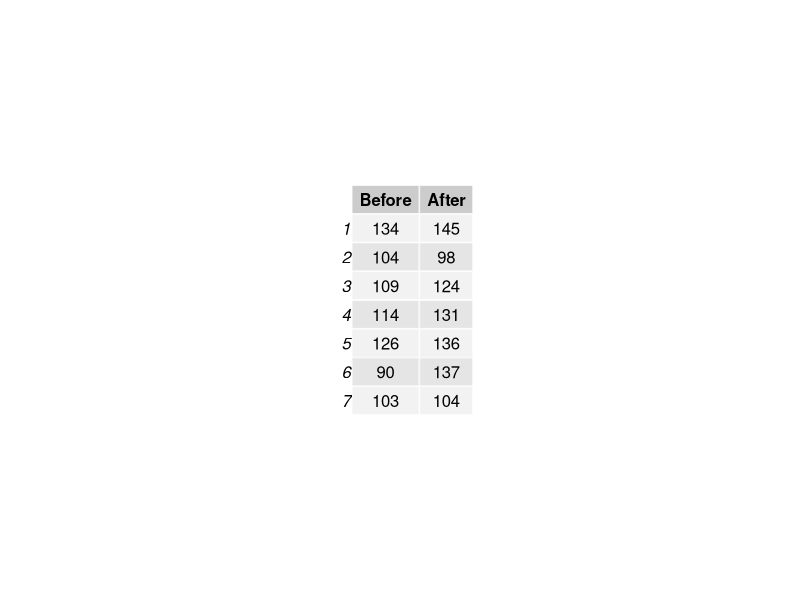
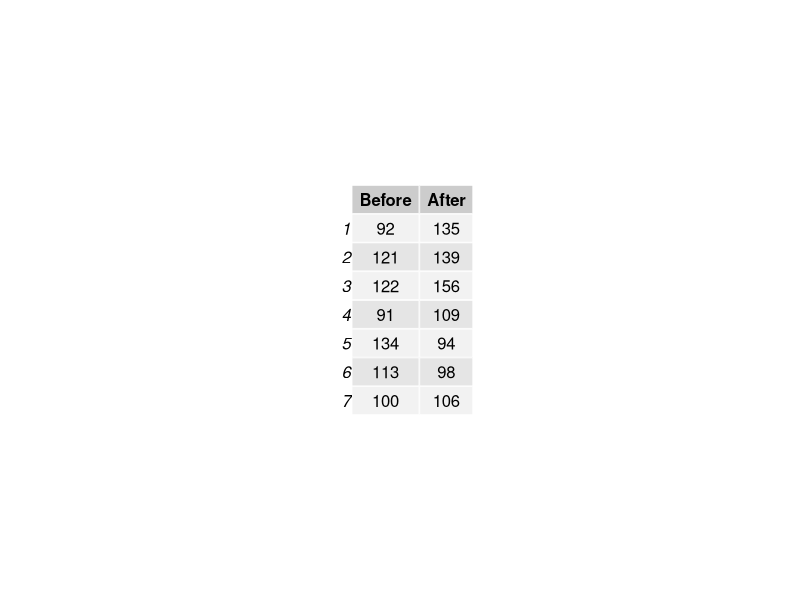
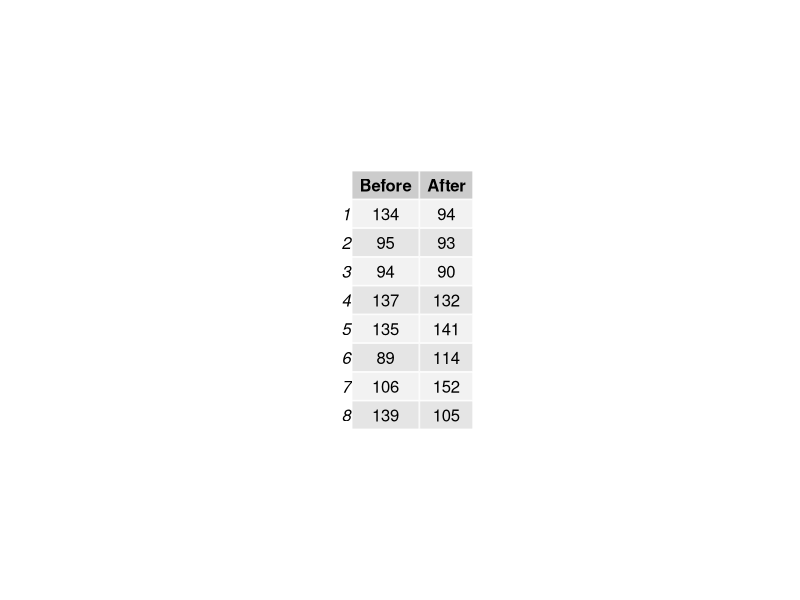
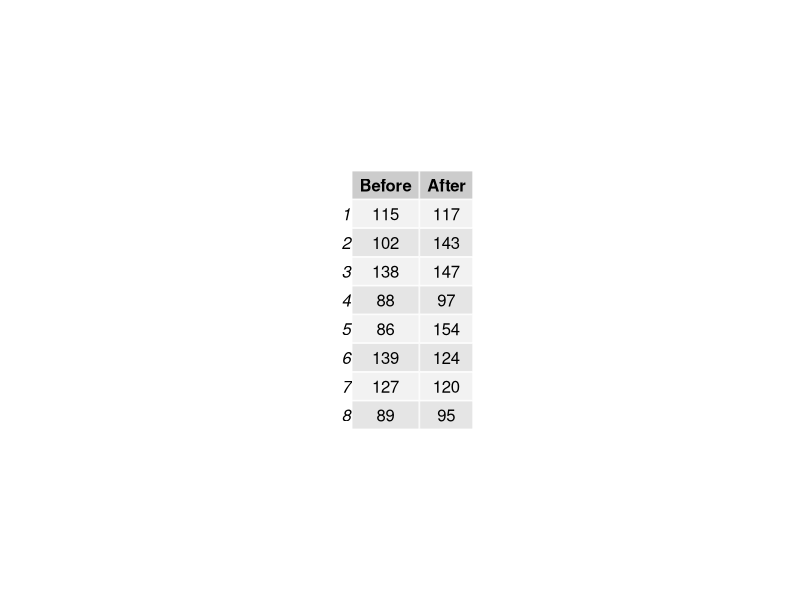
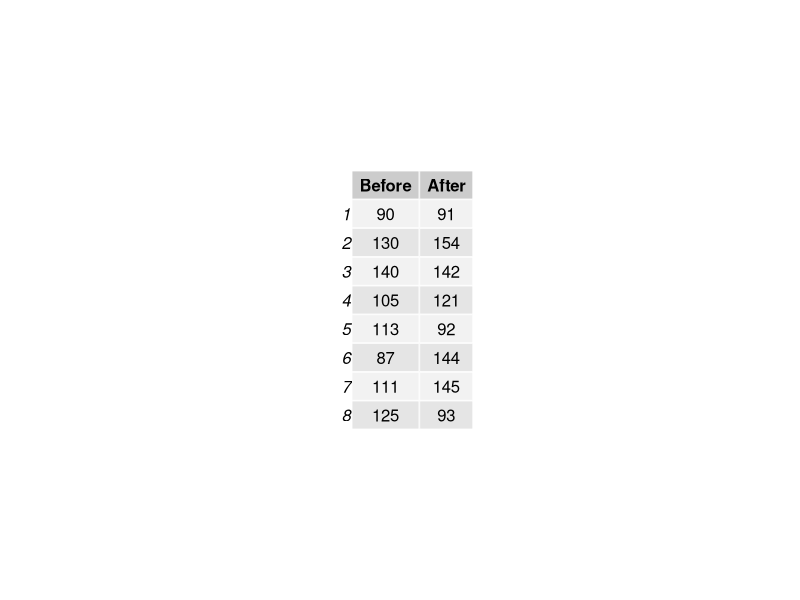
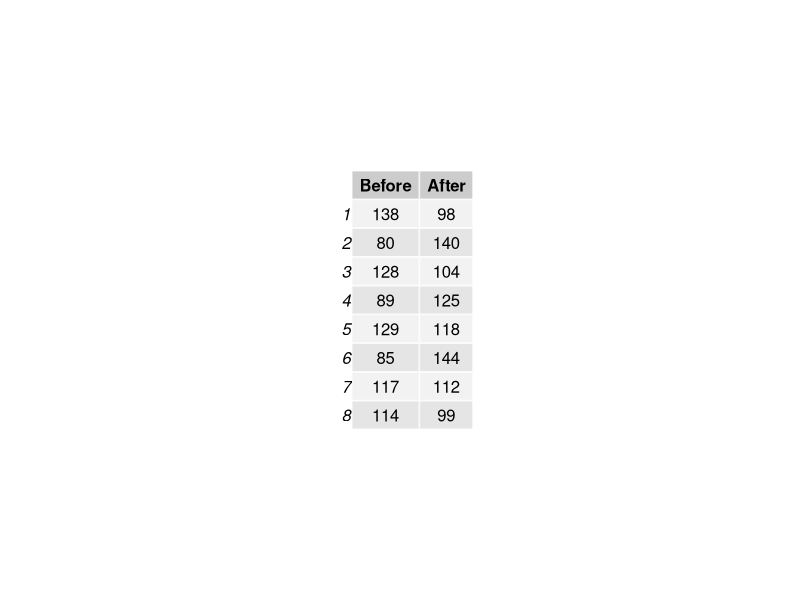
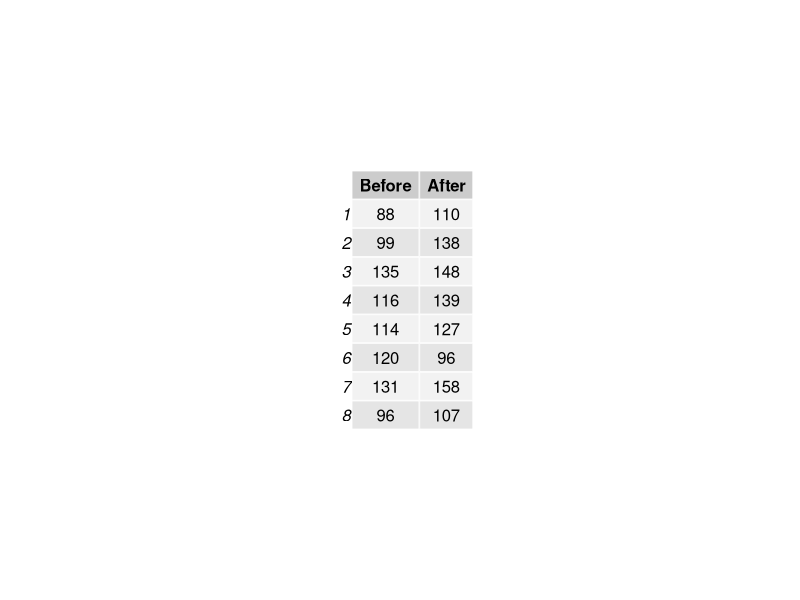
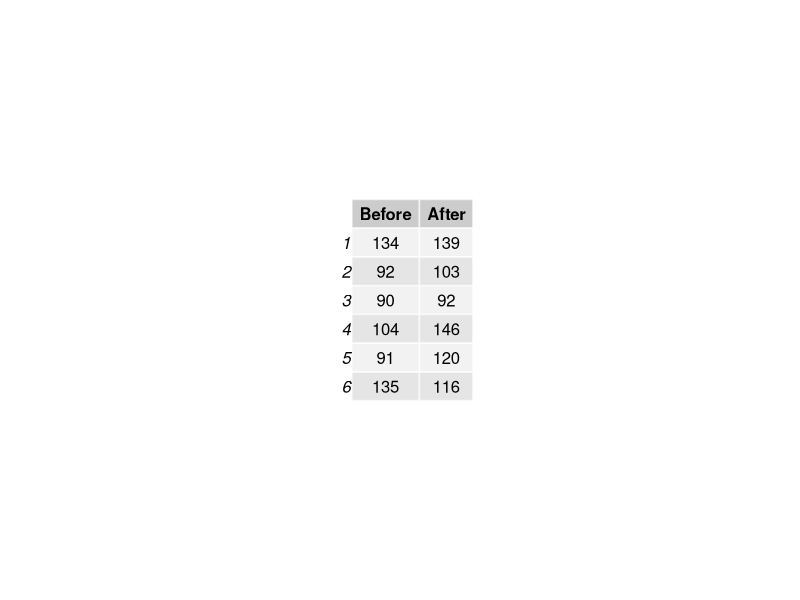

The R script that drew these images, in order: (Note: this script raises an error after producing the figures.)
##### 2MeanPESEMC2 #####
library(gridExtra) # the pacakge needed for this particular question to create multiple grid-level plots in a page
twoMeanPESEMC2= function(
title = "2MeanPESEMC2", # Question-bank title that will be easily viewable in e-learning
n = 200, # Number of questions to generate
type = "MC", # The question type, one of many possible types on e-learning
answers = 5, # Number of answers per MC question
points.per.q = 4, # Number of points the question is worth (on the test)
difficulty = 1, # An easily viewable difficulty level on e-learning
quest.txt1 = "A new cardiovascular medication was administered to a single group of subjects. The subjects' heartrates (bpm) were monitored and recorded twice: once before administering the medicine and once after. The standard deviation of the differences between heartrates at the two times was ",
quest.txt2 = ". What is the ",
quest.txt3 = " of the average difference in heartrates between the two times (Before - After)?", # The above 3 question texts are static text for the full question
digits = 2, # This is the number of decimal places to round off the data
loc.path = "/Users/josephyang/Desktop/School Stuff/STAT 1600/Course Development/Question Generators/Stat1600-QGen/2MeanPESEMC1 images/", # This is the local path used to store any randomly generated image files
e.path = "Images/", # This is the path on e-learning used to store any above-implemented image files
hint = "Are the groups independent or dependent? Are you looking for center or spread? Pick the closest answer.", # This is a student hint, visible to them during the exam on e-learning
feedback = "Point Estimate = mean(Before - After). SE = sd/sqrt(n)."
) # This is student feedback, visible after the exam
{
param <- c("NewQuestion","ID","Title","QuestionText","Points","Difficulty", "Image",
           rep("Option", answers),"Hint","Feedback") # These are setting row names for the CSV file
questions <- data.frame() # This opens a data frame to store the randomly generated questions below
for(i in 1:n)
{
  ID <- paste(title, i, sep = "-") # The ID of the specific question within the bank, title + question number in the loop
  points <- sample(c(rep(0,answers-1),100),replace=F) # The proportion of points assigned to each possible answer, 1 if correct or 0 if incorrect
  corr.ind <- 7 + which.max(points) # This is the row index of the correct answer
  decis <- sample(6:8, size = 1) # randomly assigning sample size number
  Before <- sample(80:140, size = decis)
  After <- sample(90:160, size = decis)
  data <- data.frame(Before, After, stringsAsFactors = FALSE) # This is how we're randomly generating data table for this question
  data1 <- round(sd(Before - After), digits) # generating sample standard deviation of the difference
  data2 <- sample(c("point estimate", "standard error"), size = 1)
  corr.ans <- if(data2 == "point estimate"){round(mean(Before - After),
                                                  digits = digits)}
  else{round(data1/sqrt(decis),
             digits = digits)} # This is the correct answer to the question
  up.min <- corr.ans + .2 # This is the minimum value for incorrect answers above the correct answer
  down.max <- corr.ans - .2 # This is the maximum value for incorrect answers below the correct answer
  ans.txt <- sample(if(corr.ans <= -15){seq(up.min, up.min + 5, 10^-digits)}
                    else{if(corr.ans >= 15){seq(down.max - 5, down.max, 10^-digits)}
                      else{c(seq(down.max - 5, down.max, 10^-digits),
                             seq(up.min, up.min + 5, 10^-digits))}},
                    size = answers) # These are randomly generated incorrect answers
  content <- c(type, ID, ID, paste(quest.txt1, data1, quest.txt2, data2, quest.txt3, sep = ""),
               points.per.q, difficulty, paste(e.path, paste(title, i, sep = "-"), ".jpeg", sep = ""),
               points, hint, feedback) # This is collecting a lot of the above information into a single vector
  options <- c(rep("",7), ans.txt, rep("",2)) # This is collecting the incorrect answers above, and indexing them correctly by row
  options[corr.ind] <- corr.ans # This is imputing the correct answer at the appropriate row index
  questions[(1+(9+answers)*i):((9+answers)*(i+1)),1] <- param # This is indexing and storing all the row names
  questions[(1+(9+answers)*i):((9+answers)*(i+1)),2] <- content # Indexing and storing all the content
  questions[(1+(9+answers)*i):((9+answers)*(i+1)),3] <- options # Indexing and storing the answers, both incorrect and correct
  jpeg(filename=paste(loc.path, paste(title, i, sep = "-"), ".jpeg", sep = ""),
       height = 25*nrow(data), width = 65*ncol(data)) # creating the image files in the designated place
  p <- tableGrob(data) #Creating the summary statistics for the graphical item
  grid.arrange(p) #arranging all the summary statistics for the graphical items in one location
  dev.off()
}
questions <- questions[((10+answers)):((9+answers)*(n+1)),] # Storing only what's needed for e-learning upload as a CSV file
write.table(questions, sep=",", file=paste(title, ".csv", sep = ""),
            row.names=F, col.names=F) # Writing the CSV file
}

twoMeanPESEMC2() # creating the csv file
